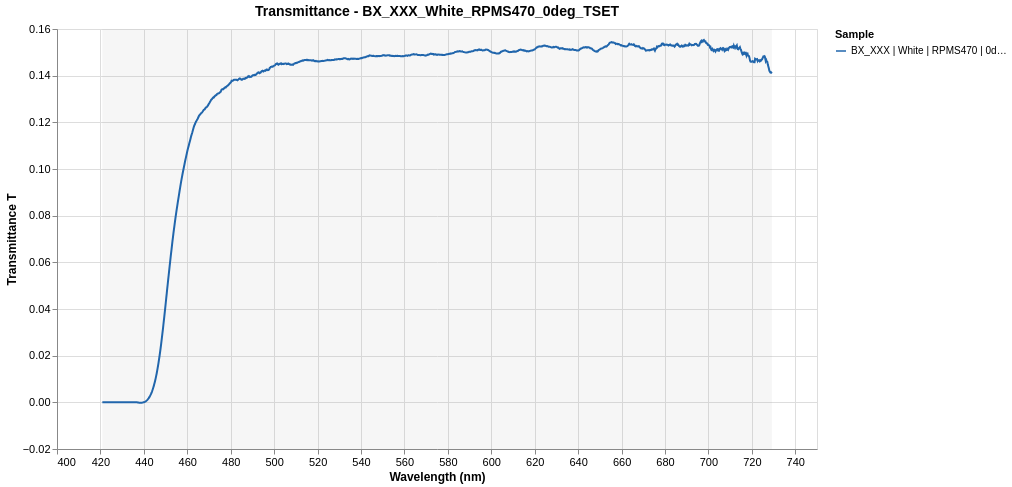

Express this chart as Vega-Lite.
### Vega-Lite specification from a JSON file in a GitHub repository (floating-point values rounded to 4 significant figures; data arrays with more than 128 entries replaced by an {"elided": "..."} marker saying what was removed)
{"$schema": "https://vega.github.io/schema/vega-lite/v5.json", "title": {"text": "Transmittance - BX_XXX_White_RPMS470_0deg_TSET", "fontSize": 14, "fontWeight": "bold"}, "width": 760, "height": 420, "config": {"axis": {"labelFontSize": 11, "titleFontSize": 12}, "legend": {"labelFontSize": 10, "titleFontSize": 11}}, "encoding": {"x": {"field": "wl", "type": "quantitative", "title": "Wavelength (nm)", "scale": {"zero": false}}}, "layer": [{"name": "reference-line", "data": {"values": [{"y": 1.0}]}, "mark": {"type": "rule", "strokeDash": [4, 4], "color": "#999999", "strokeWidth": 1}, "encoding": {"y": {"field": "y", "type": "quantitative"}}}, {"name": "valid-region", "data": {"values": [{"lo": 420.9, "hi": 729.2}]}, "mark": {"type": "rect", "opacity": 0.08, "color": "#888888"}, "encoding": {"x": {"field": "lo", "type": "quantitative"}, "x2": {"field": "hi"}}}, {"name": "series-lines", "data": {"values": {"elided": "3648 records"}}, "mark": {"type": "line", "strokeWidth": 2}, "encoding": {"y": {"field": "T", "type": "quantitative", "title": "Transmittance T", "scale": {"zero": false}}, "color": {"field": "series", "type": "nominal", "title": "Sample", "scale": {"range": ["#2166ac", "#d6604d", "#4dac26", "#b2abd2", "#f4a582", "#92c5de", "#e08214", "#543005"]}}, "tooltip": [{"field": "wl", "type": "quantitative", "title": "λ (nm)", "format": ".1f"}, {"field": "T", "type": "quantitative", "title": "Transmittance T", "format": ".5f"}, {"field": "series", "type": "nominal", "title": "Sample"}]}, "transform": [{"filter": "datum.T != null"}]}]}
